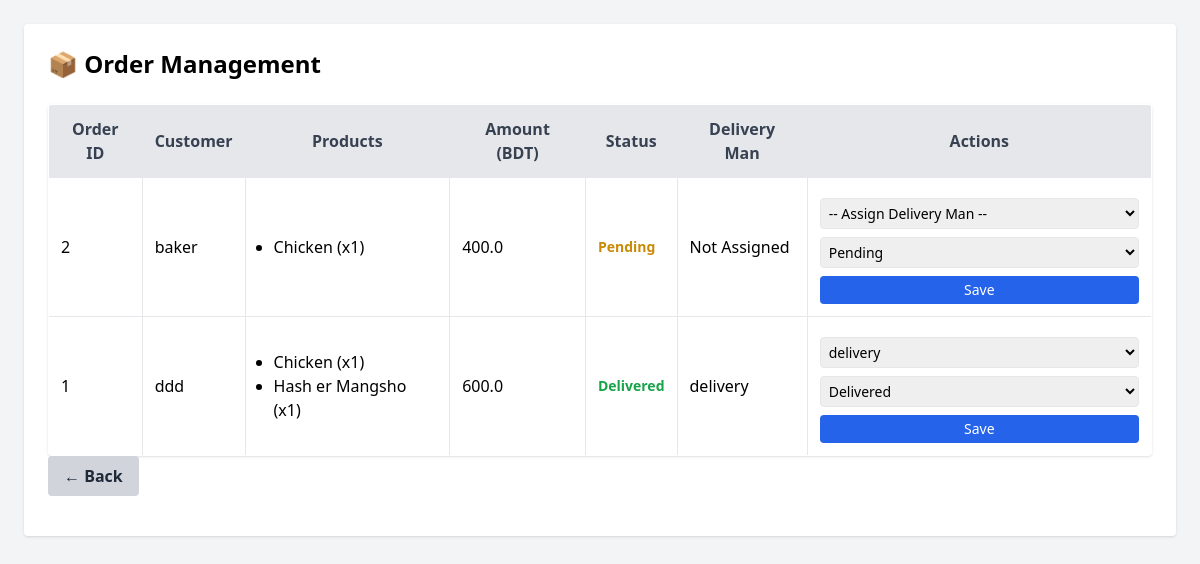
The page /admin/manage-orders (signed in) on the database as committed earlier.
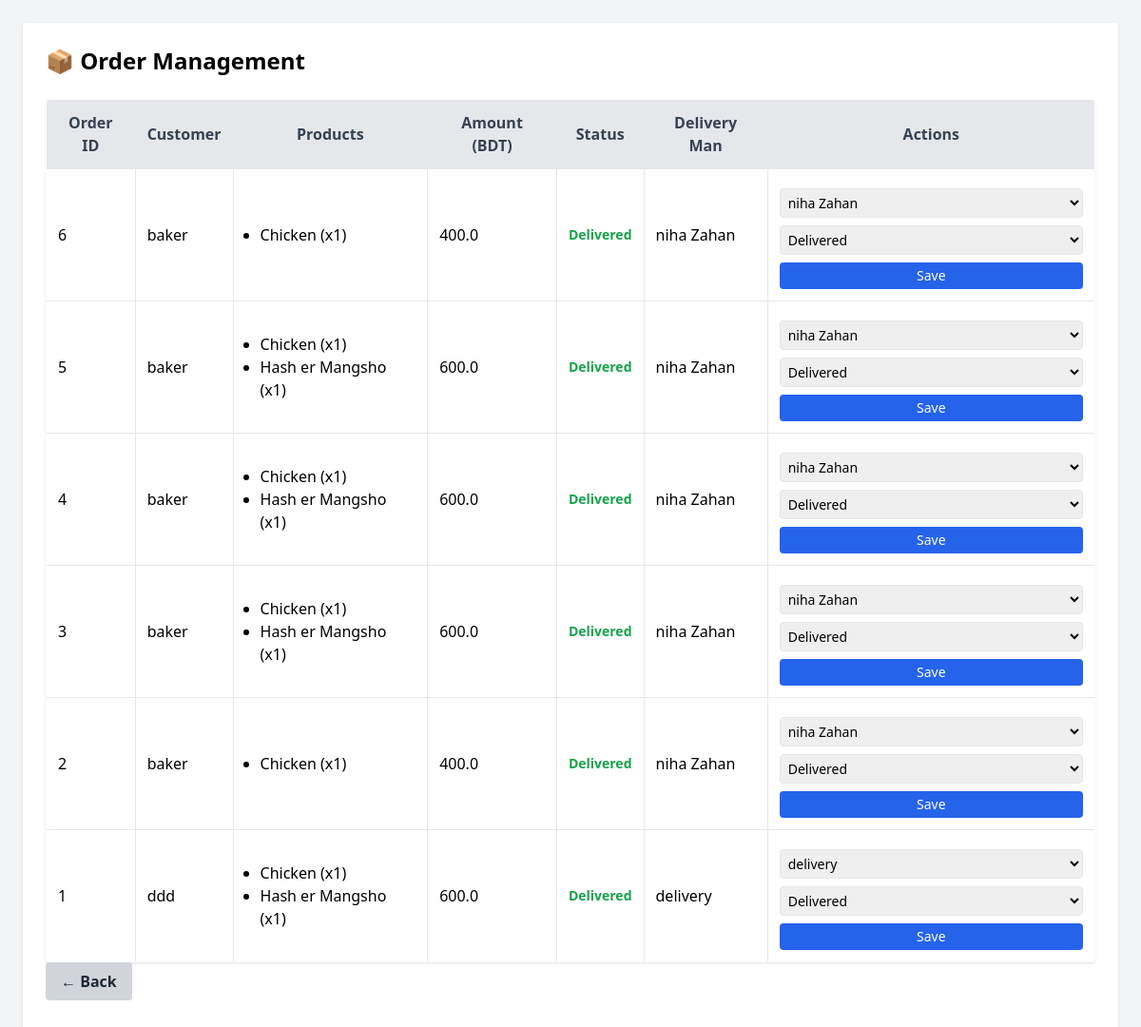
The same page on the database as committed later.
### models.py (models this page shows, shortened)
class Order(db.Model):
    id = db.Column(db.Integer, primary_key=True)
    customer_id = db.Column(db.Integer, db.ForeignKey('user.id'))
    delivery_man_id = db.Column(db.Integer, db.ForeignKey('user.id'))
    status = db.Column(db.String(20), default='Pending')  # Pending, In Transit, Delivered, Cancelled
    total_amount = db.Column(db.Float)
    shipping_address = db.Column(db.Text)
    order_date = db.Column(db.DateTime, default=datetime.utcnow)
    delivery_date = db.Column(db.DateTime)
    priority = db.Column(db.Enum(PriorityLevel), default=PriorityLevel.medium)
    customer = db.relationship('User', foreign_keys=[customer_id], backref='customer_orders')
    delivery_man = db.relationship('User', foreign_keys=[delivery_man_id], backref='delivery_orders')
    @property
    def customer_name(self):
        return self.customer.name if self.customer else "Unknown Customer"

class User(db.Model):
    id = db.Column(db.Integer, primary_key=True)
    email = db.Column(db.String(100), unique=True, nullable=False)
    name = db.Column(db.String(100), nullable=False)
    password = db.Column(db.String(200), nullable=False)
    role = db.Column(db.String(50), nullable=False)  # admin, manager, farmer, delivery_man, customer
    phone = db.Column(db.String(20))
    address = db.Column(db.Text)
    blood_group = db.Column(db.String(5))
    image = db.Column(db.String(200))

class OrderItem(db.Model):
    id = db.Column(db.Integer, primary_key=True)
    order_id = db.Column(db.Integer, db.ForeignKey('order.id'))
    product_id = db.Column(db.Integer, db.ForeignKey('product.id'))
    quantity = db.Column(db.Integer, default=1)
    price = db.Column(db.Float)
    order = db.relationship('Order', backref='items')
    product = db.relationship('Product')

class Product(db.Model):
    id = db.Column(db.Integer, primary_key=True)
    name = db.Column(db.String(100), nullable=False)
    category = db.Column(db.String(100), nullable=False)
    quantity = db.Column(db.Integer, nullable=False)
    unit_price = db.Column(db.Float, nullable=False)
    product_description = db.Column(db.String(200), nullable=True)
    image = db.Column(db.String(100), nullable=True)  # Add this line for the image
    added_by = db.Column(db.Integer, db.ForeignKey('user.id'), nullable=False)

### app.py (the view, shortened to what this page needs)
@app.route('/admin/manage-orders', methods=['GET', 'POST'])
def manage_orders():
    if 'user_id' not in session:
        return redirect(url_for('login'))
    user = User.query.get(session['user_id'])
    if not user or user.role not in ['admin', 'manager']:
        return redirect(url_for('login'))
    orders = Order.query.all()
    now = datetime.utcnow()
    for order in orders:
        urgent = (
            order.total_amount and order.total_amount > 1000
        ) or (
            order.delivery_date and order.delivery_date - now < timedelta(hours=6)
        )
        order.priority = PriorityLevel.high if urgent else PriorityLevel.medium
    db.session.commit()
    orders = Order.query.order_by(Order.priority.desc(), Order.order_date.desc()).all()
    delivery_men = User.query.filter_by(role='delivery_man').all()
    return render_template('admin_manager_orders.html', user=user, orders=orders, delivery_men=delivery_men)

### templates/admin_manager_orders.html (shortened to what this page needs)
<!DOCTYPE html>
<html lang="en">
<head>
    <script src="https://cdn.tailwindcss.com"></script>
</head>
<body class="bg-gray-100 p-6">
  <div class="max-w-7xl mx-auto bg-white p-6 rounded shadow">
    <h1 class="text-2xl font-bold mb-6">📦 Order Management</h1>
    <table class="min-w-full bg-white border rounded shadow overflow-hidden">
      <thead class="bg-gray-200 text-gray-700">
        <tr>
          <th class="p-3 border">Order ID</th>
          <th class="p-3 border">Customer</th>
          <th class="p-3 border">Products</th>
          <th class="p-3 border">Amount (BDT)</th>
          <th class="p-3 border">Status</th>
          <th class="p-3 border">Delivery Man</th>
          <th class="p-3 border">Actions</th>
        </tr>
      </thead>
      <tbody>
        {% for order in orders %}
        <tr class="border-t">
          <td class="p-3 border">{{ order.id }}</td>
          <td class="p-3 border">{{ order.customer_name }}</td>
          <td class="p-3 border">
            <ul class="list-disc pl-4">
              {% for item in order.items %}
              <li>{{ item.product.name }} (x{{ item.quantity }})</li>
              {% endfor %}
            </ul>
          </td>
          <td class="p-3 border">{{ order.total_amount }}</td>
          <td class="p-3 border font-semibold text-sm">
            <span class="{% if order.status == 'Pending' %}text-yellow-600{% elif order.status == 'In Transit' %}text-blue-600{% elif order.status == 'Delivered' %}text-green-600{% endif %}">
              {{ order.status }}
            </span>
          </td>
          <td class="p-3 border">
            {{ order.delivery_man.name if order.delivery_man else "Not Assigned" }}
          </td>
          <td class="p-3 border">
            <form method="POST" class="space-y-2">
              <select name="delivery_man_id" class="border p-1 rounded w-full text-sm">
                <option value="">-- Assign Delivery Man --</option>
                {% for man in delivery_men %}
                  <option value="{{ man.id }}" {% if order.delivery_man_id == man.id %}selected{% endif %}>
                    {{ man.name }}
                  </option>
                {% endfor %}
              </select>
              <select name="status" class="border p-1 rounded w-full text-sm">
                <option value="Pending" {% if order.status == 'Pending' %}selected{% endif %}>Pending</option>
                <option value="Delivered" {% if order.status == 'Delivered' %}selected{% endif %}>Delivered</option>
              </select>
              <button type="submit" class="bg-blue-600 text-white w-full py-1 rounded hover:bg-blue-700 text-sm">
                Save
              </button>
            </form>
          </td>
        </tr>
        {% else %}
        <tr>
          <td colspan="7" class="p-4 text-center text-gray-500">No orders found.</td>
        </tr>
        {% endfor %}
      </tbody>
    </table>
    <div class="mb-4">
      <a href="{% if user.role == 'admin' %}{{ url_for('admin_panel') }}{% elif user.role == 'manager' %}{{ url_for('manager_dashboard') }}{% else %}{{ url_for('customer_dashboard') }}{% endif %}"
        class="inline-block bg-gray-300 hover:bg-gray-400 text-gray-800 font-semibold py-2 px-4 rounded">
        ← Back
      </a>
    </div>
  </div>
</body>
</html>

Rows that differ between the two databases and show on the page:
added Order: id "6", customer_name "baker", total_amount "400.0", status "Delivered", delivery_man "niha Zahan", delivery_man_id "niha Zahan"
added OrderItem: product.name "Chicken", quantity "1", shown under "6"
added Order: id "5", customer_name "baker", total_amount "600.0", status "Delivered", delivery_man "niha Zahan", delivery_man_id "niha Zahan"
added OrderItem: product.name "Chicken", quantity "1", shown under "5"
added OrderItem: product.name "Hash er Mangsho", quantity "1", shown under "5"
added Order: id "4", customer_name "baker", total_amount "600.0", status "Delivered", delivery_man "niha Zahan", delivery_man_id "niha Zahan"
added OrderItem: product.name "Chicken", quantity "1", shown under "4"
added OrderItem: product.name "Hash er Mangsho", quantity "1", shown under "4"
added Order: id "3", customer_name "baker", total_amount "600.0", status "Delivered", delivery_man "niha Zahan", delivery_man_id "niha Zahan"
added OrderItem: product.name "Chicken", quantity "1", shown under "3"
added OrderItem: product.name "Hash er Mangsho", quantity "1", shown under "3"
changed Order id 2: status "Pending" → "Delivered"; delivery_man "Not Assigned" → "niha Zahan"; delivery_man_id "-- Assign Delivery Man --" → "niha Zahan"
